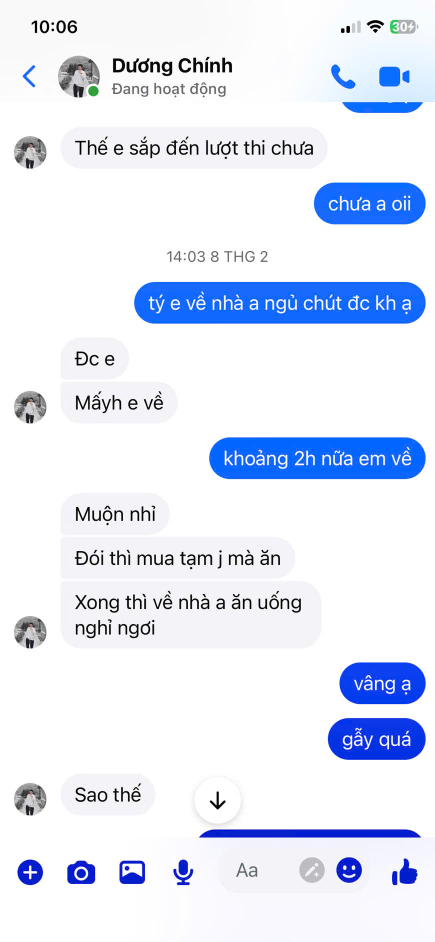
#> input picture backend/data/images/test/normal/z7561925714592_b9c99ed36e20177f1832be5f424c640f.jpg, 870 x 1884 px (shown at 1/2 size)
$ python -i ocr.py   (imports and definitions only)
#> lines starting #> are read from the running program, lines starting #| are printed output that depends on the picture; after the words box and inside, x2 and y2 are one past the last pixel; in counts of white or black regions, pixels touching at a corner belong together
### backend/utils/logger.py
"""
Advanced Logging System (SOC / SIEM Ready)

Features:
- UTF-8 safe (fix Unicode error)
- JSON logging (for ELK / SIEM)
- Rotating logs
- Request tracing (trace_id)
- Clean console + file separation
"""

import logging
import logging.handlers
import json
import sys
from pathlib import Path
from datetime import datetime
import uuid
from contextvars import ContextVar

from utils.config import LOG_FILE, LOG_LEVEL, LOG_MAX_BYTES, LOG_BACKUP_COUNT

# ContextVar for request-scoped tracing.
# Set by RequestIDMiddleware; readable anywhere in the same async task tree.
# Import here (not from core.middleware) to avoid circular imports.
_request_id_ctx: ContextVar[str] = ContextVar("request_id", default="-")


def get_request_id_ctx() -> ContextVar[str]:
    """Return the shared ContextVar instance for external callers to set."""
    return _request_id_ctx


# ==========================
# Ensure log directory
# ==========================

LOG_FILE.parent.mkdir(parents=True, exist_ok=True)


# ==========================
# JSON Formatter
# ==========================

class JsonFormatter(logging.Formatter):

    # [21 lines left out: function format, not called in this run]


# ==========================
# Text Formatter (console)
# ==========================

class SafeFormatter(logging.Formatter):
    # [44 lines left out: functions format, setup_logging, not called in this run]


# ==========================
# Logger getter
# ==========================

def get_logger(name):
    return logging.getLogger(name)


# ==========================
# Trace helper
# ==========================

def generate_trace_id():
    return str(uuid.uuid4())[:8]


def log_with_trace(logger, level, message, trace_id=None, **kwargs):
    extra = {"trace_id": trace_id or generate_trace_id()}
    logger.log(level, message, extra=extra, **kwargs)


# ==========================
# Global logger
# ==========================

logger = get_logger(__name__)


# ==========================
# Business logs
# ==========================

# [21 lines left out: functions log_analysis_request, log_analysis_result, not called in this run]

### backend/ml/image/ocr.py
"""
OCR module for scam detection system.
Extracts and cleans text from images.
"""

import io
from typing import Union
from backend.utils.logger import logger

OCR_LANG = "vie+eng"
MAX_TEXT_LENGTH = 50000


def extract_text_from_image(image_source: Union[str, bytes]) -> str:
    try:
        import pytesseract
        from PIL import Image
        import cv2
        import numpy as np
    except ImportError as e:
        logger.warning("ocr_dependency_missing | error=%s", str(e))
        return ""

    try:
        # Load image
        if isinstance(image_source, bytes):
            img = Image.open(io.BytesIO(image_source))
        else:
            img = Image.open(image_source)
#> img is the input picture: PIL image 870x1884 RGB; mean R, G, B 226.9, 233.2, 247.4

        img = img.convert("RGB")
        img_np = np.array(img)

        # Preprocess (giống web chongluadao: làm rõ chữ)
        gray = cv2.cvtColor(img_np, cv2.COLOR_RGB2GRAY)
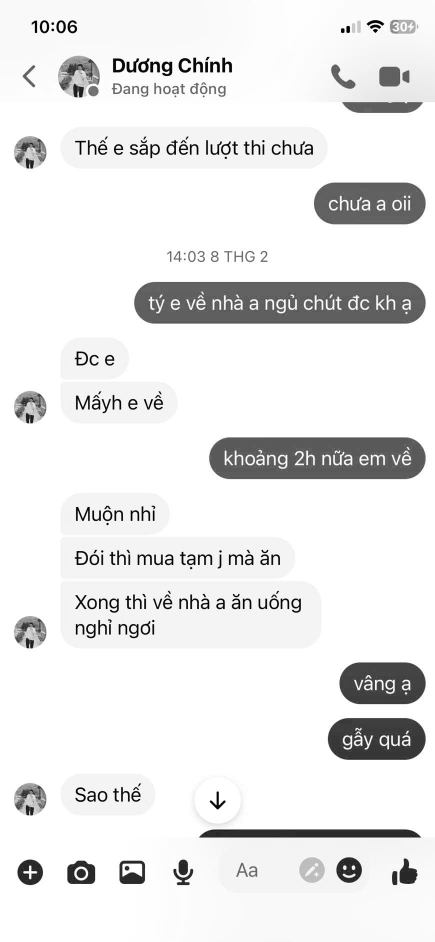
#> gray: shape (1884, 870) (shown at 1/2 size); min 0, max 255, mean 232.9
        gray = cv2.medianBlur(gray, 3)
        thresh = cv2.adaptiveThreshold(
            gray, 255,
            cv2.ADAPTIVE_THRESH_GAUSSIAN_C,
            cv2.THRESH_BINARY,
            31, 2
        )
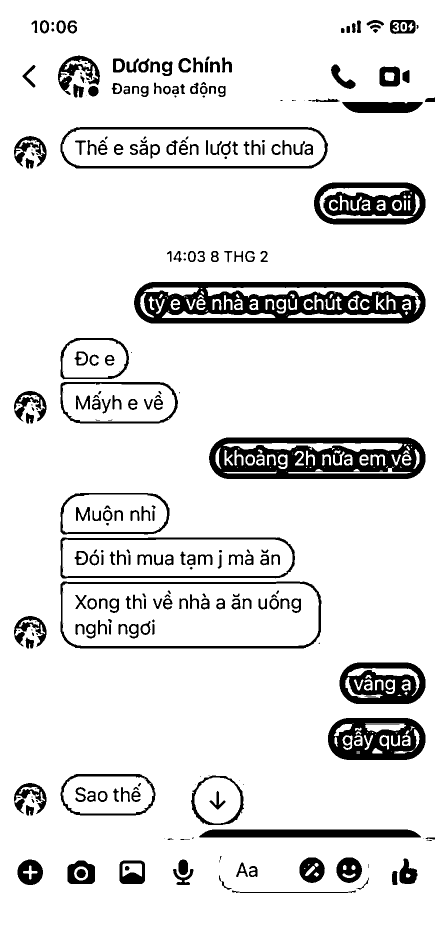
#> thresh: shape (1884, 870) (shown at 1/2 size); 88.9% white; 304 black regions (51 under 20 px), largest, box (x1, y1, x2, y2) and area: (268, 564, 851, 647) 31365, (418, 875, 851, 958) 25007, (628, 365, 851, 449) 11782

        img_processed = Image.fromarray(thresh)

        try:
#> (the run stopped early here; a loop or call above may not have finished)

$ run again, on backend/data/images/test/normal/z7561925721753_7f920df087210c834cab0de1cc34d5fc.jpg
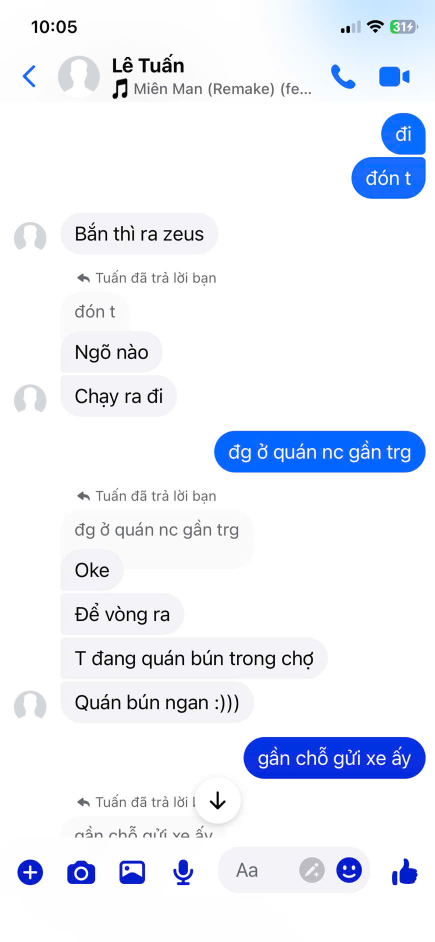
#> input picture backend/data/images/test/normal/z7561925721753_7f920df087210c834cab0de1cc34d5fc.jpg, 870 x 1884 px (shown at 1/2 size)
#> in extract_text_from_image, img is the input picture: PIL image 870x1884 RGB; mean R, G, B 235.5, 239.5, 248.8
#> in extract_text_from_image, `gray = cv2.cvtColor(img_np, cv2.COLOR_RGB2GRAY)`:
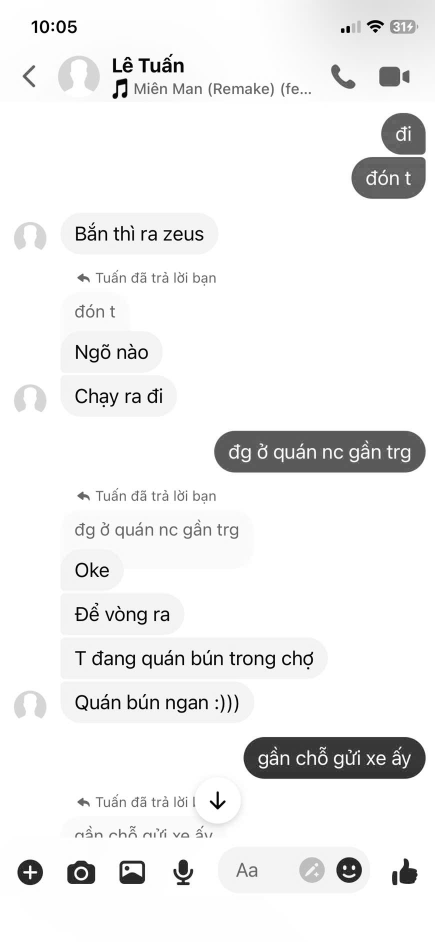
#> gray: shape (1884, 870) (shown at 1/2 size); min 0, max 255, mean 239.4
#> in extract_text_from_image, `thresh = cv2.adaptiveThreshold( gray, 255, cv2.ADAPTIVE_THRESH_GAUSSIA..`:
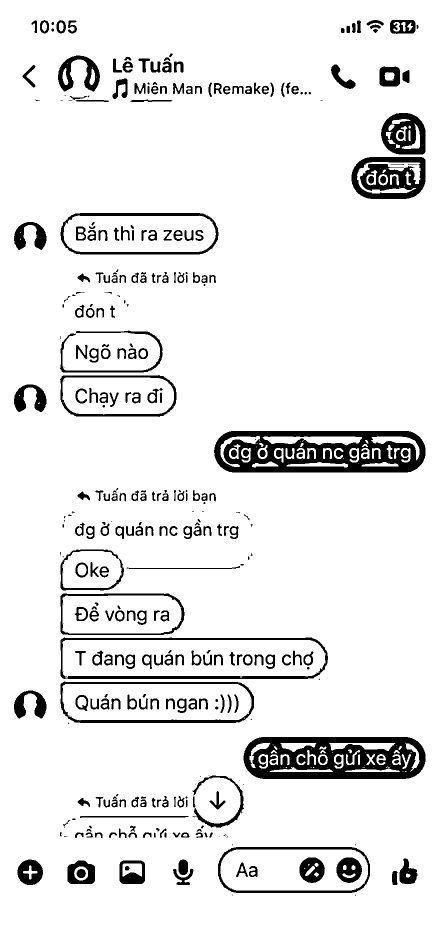
#> thresh: shape (1884, 870) (shown at 1/2 size); 91.2% white; 365 black regions (71 under 20 px), largest, box (x1, y1, x2, y2) and area: (428, 862, 851, 945) 22914, (487, 1474, 851, 1558) 21295, (703, 314, 851, 398) 7676

$ run again, on backend/data/images/test/normal/z7561925724672_abf21c5d95dd14a284a1bb2c83adcadc.jpg
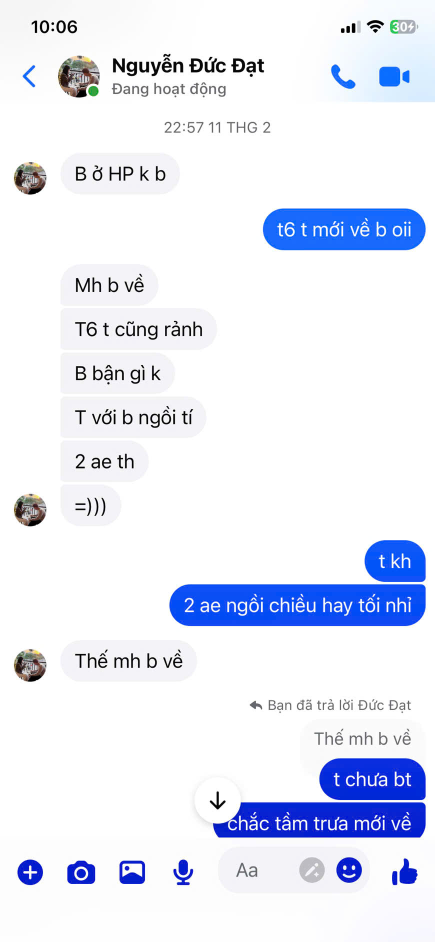
#> input picture backend/data/images/test/normal/z7561925724672_abf21c5d95dd14a284a1bb2c83adcadc.jpg, 870 x 1884 px (shown at 1/2 size)
#> in extract_text_from_image, img is the input picture: PIL image 870x1884 RGB; mean R, G, B 230.2, 234.4, 247.3
#> in extract_text_from_image, `gray = cv2.cvtColor(img_np, cv2.COLOR_RGB2GRAY)`:
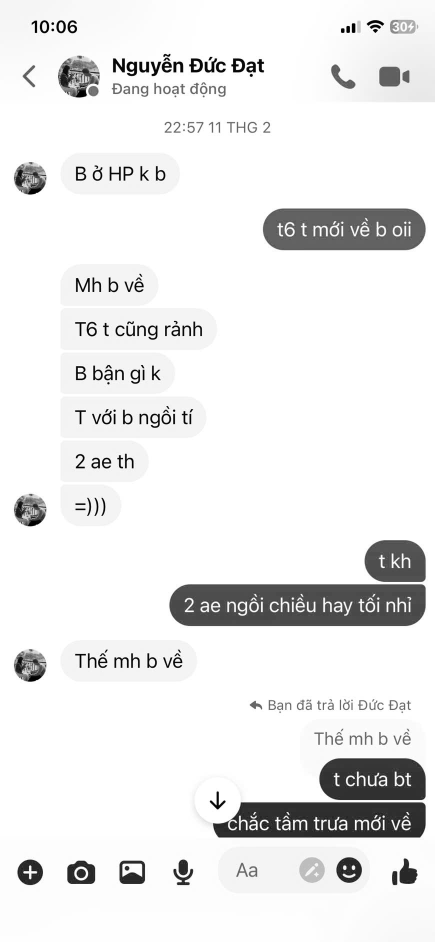
#> gray: shape (1884, 870) (shown at 1/2 size); min 0, max 255, mean 234.6
#> in extract_text_from_image, `thresh = cv2.adaptiveThreshold( gray, 255, cv2.ADAPTIVE_THRESH_GAUSSIA..`:
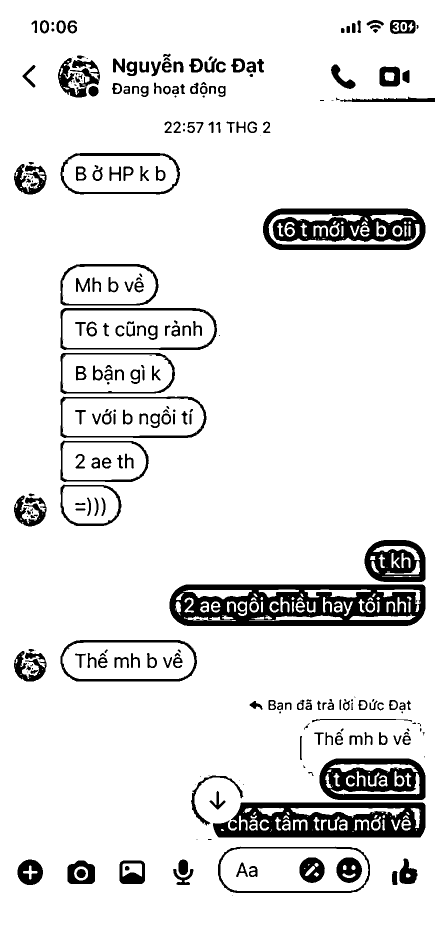
#> thresh: shape (1884, 870) (shown at 1/2 size); 90% white; 303 black regions (67 under 20 px), largest, box (x1, y1, x2, y2) and area: (339, 1169, 851, 1252) 29460, (426, 1605, 851, 1675) 20393, (526, 417, 851, 500) 17389

$ run again, on backend/data/images/test/normal/z7561928518961_f882abd95eb3b59ec249f3346f5cfd13.jpg
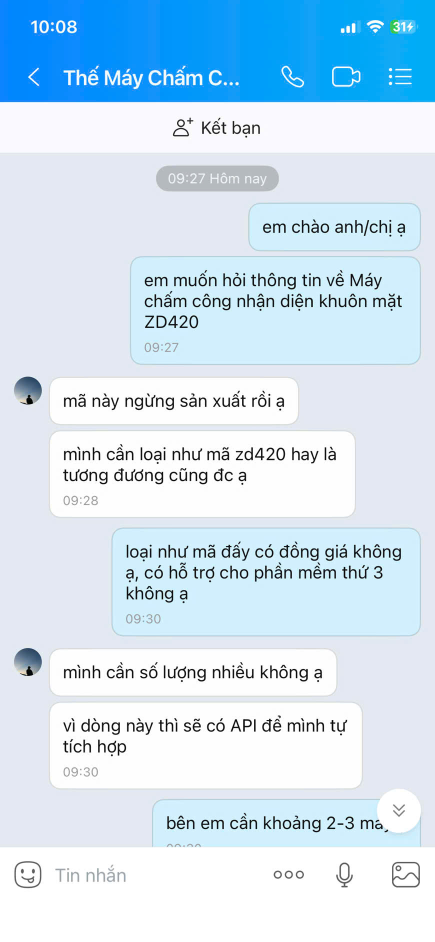
#> input picture backend/data/images/test/normal/z7561928518961_f882abd95eb3b59ec249f3346f5cfd13.jpg, 870 x 1884 px (shown at 1/2 size)
#> in extract_text_from_image, img is the input picture: PIL image 870x1884 RGB; mean R, G, B 203.5, 225.9, 242.2
#> in extract_text_from_image, `gray = cv2.cvtColor(img_np, cv2.COLOR_RGB2GRAY)`:
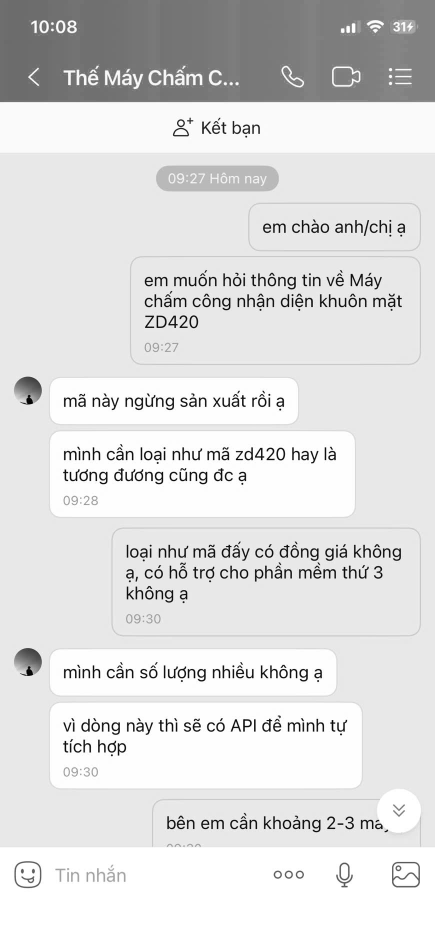
#> gray: shape (1884, 870) (shown at 1/2 size); min 0, max 255, mean 221.1
#> in extract_text_from_image, `thresh = cv2.adaptiveThreshold( gray, 255, cv2.ADAPTIVE_THRESH_GAUSSIA..`:
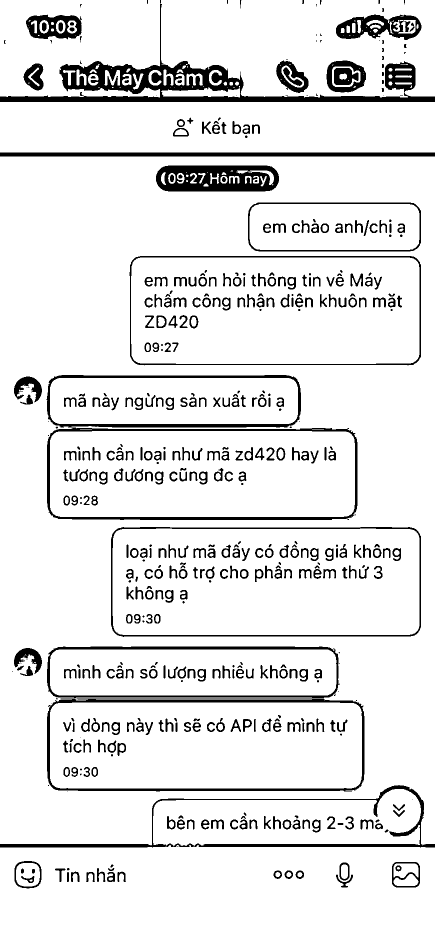
#> thresh: shape (1884, 870) (shown at 1/2 size); 90% white; 509 black regions (83 under 20 px), largest, box (x1, y1, x2, y2) and area: (0, 0, 870, 204) 25089, (93, 750, 715, 1040) 14379, (312, 331, 558, 383) 9777
